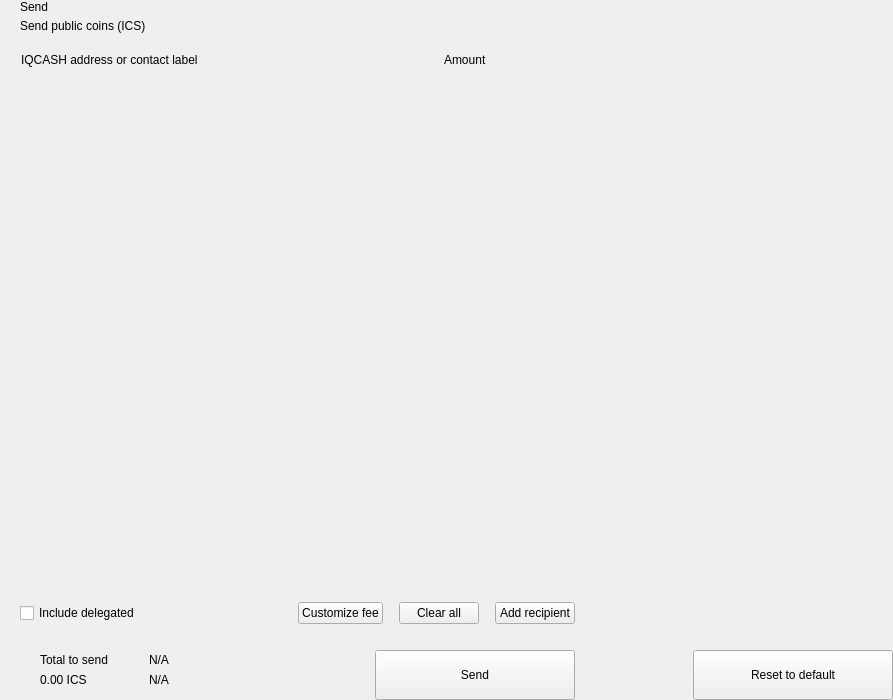
<?xml version="1.0" encoding="UTF-8"?>
<ui version="4.0">
 <class>send</class>
 <widget class="QWidget" name="send">
  <property name="geometry">
   <rect>
    <x>0</x>
    <y>0</y>
    <width>893</width>
    <height>700</height>
   </rect>
  </property>
  <property name="windowTitle">
   <string>Form</string>
  </property>
  <layout class="QHBoxLayout" name="horizontalLayout_2" stretch="2,1">
   <property name="spacing">
    <number>0</number>
   </property>
   <property name="leftMargin">
    <number>0</number>
   </property>
   <property name="topMargin">
    <number>0</number>
   </property>
   <property name="rightMargin">
    <number>0</number>
   </property>
   <property name="bottomMargin">
    <number>0</number>
   </property>
   <item>
    <widget class="QWidget" name="left" native="true">
     <layout class="QVBoxLayout" name="verticalLayout_3">
      <property name="spacing">
       <number>0</number>
      </property>
      <property name="leftMargin">
       <number>0</number>
      </property>
      <property name="topMargin">
       <number>0</number>
      </property>
      <property name="rightMargin">
       <number>0</number>
      </property>
      <property name="bottomMargin">
       <number>0</number>
      </property>
      <item>
       <layout class="QVBoxLayout" name="verticalLayout_22" stretch="0,0,0,1,0,0,0,0">
        <property name="spacing">
         <number>0</number>
        </property>
        <item>
         <layout class="QHBoxLayout" name="horizontalLayout_3">
          <property name="spacing">
           <number>0</number>
          </property>
          <property name="leftMargin">
           <number>20</number>
          </property>
          <property name="rightMargin">
           <number>20</number>
          </property>
          <item>
           <layout class="QVBoxLayout" name="verticalLayout">
            <property name="spacing">
             <number>5</number>
            </property>
            <item>
             <widget class="QLabel" name="labelTitle">
              <property name="text">
               <string>Send</string>
              </property>
              <property name="alignment">
               <set>Qt::AlignLeading|Qt::AlignLeft|Qt::AlignVCenter</set>
              </property>
             </widget>
            </item>
            <item>
             <widget class="QLabel" name="labelSubtitle1">
              <property name="text">
               <string>Send public coins (ICS)</string>
              </property>
             </widget>
            </item>
           </layout>
          </item>
          <item>
           <spacer name="horizontalSpacer">
            <property name="orientation">
             <enum>Qt::Horizontal</enum>
            </property>
            <property name="sizeHint" stdset="0">
             <size>
              <width>40</width>
              <height>20</height>
             </size>
            </property>
           </spacer>
          </item>
         </layout>
        </item>
        <item>
         <spacer name="verticalSpacer_2">
          <property name="orientation">
           <enum>Qt::Vertical</enum>
          </property>
          <property name="sizeType">
           <enum>QSizePolicy::Fixed</enum>
          </property>
          <property name="sizeHint" stdset="0">
           <size>
            <width>20</width>
            <height>20</height>
           </size>
          </property>
         </spacer>
        </item>
        <item>
         <layout class="QHBoxLayout" name="horizontalLayout" stretch="6,0,2">
          <property name="spacing">
           <number>0</number>
          </property>
          <property name="leftMargin">
           <number>10</number>
          </property>
          <property name="topMargin">
           <number>0</number>
          </property>
          <property name="rightMargin">
           <number>20</number>
          </property>
          <property name="bottomMargin">
           <number>0</number>
          </property>
          <item>
           <widget class="QLabel" name="labelSubtitleAddress">
            <property name="styleSheet">
             <string notr="true">margin-left:8px;</string>
            </property>
            <property name="text">
             <string>IQCASH address or contact label</string>
            </property>
           </widget>
          </item>
          <item>
           <spacer name="horizontalSpacer_3">
            <property name="orientation">
             <enum>Qt::Horizontal</enum>
            </property>
            <property name="sizeType">
             <enum>QSizePolicy::Fixed</enum>
            </property>
            <property name="sizeHint" stdset="0">
             <size>
              <width>40</width>
              <height>1</height>
             </size>
            </property>
           </spacer>
          </item>
          <item>
           <widget class="QLabel" name="labelSubtitleAmount">
            <property name="text">
             <string>Amount</string>
            </property>
           </widget>
          </item>
         </layout>
        </item>
        <item>
         <widget class="QScrollArea" name="scrollArea">
          <property name="minimumSize">
           <size>
            <width>0</width>
            <height>350</height>
           </size>
          </property>
          <property name="styleSheet">
           <string notr="true">#scrollArea {
            background:transparent;
            margin-top:10px;
}</string>
          </property>
          <property name="horizontalScrollBarPolicy">
           <enum>Qt::ScrollBarAlwaysOff</enum>
          </property>
          <property name="sizeAdjustPolicy">
           <enum>QAbstractScrollArea::AdjustIgnored</enum>
          </property>
          <property name="widgetResizable">
           <bool>true</bool>
          </property>
          <property name="alignment">
           <set>Qt::AlignLeading|Qt::AlignLeft|Qt::AlignTop</set>
          </property>
          <widget class="QWidget" name="scrollAreaWidgetContents">
           <property name="geometry">
            <rect>
             <x>0</x>
             <y>0</y>
             <width>591</width>
             <height>16</height>
            </rect>
           </property>
           <property name="sizePolicy">
            <sizepolicy hsizetype="Preferred" vsizetype="Maximum">
             <horstretch>0</horstretch>
             <verstretch>0</verstretch>
            </sizepolicy>
           </property>
           <property name="autoFillBackground">
            <bool>false</bool>
           </property>
           <property name="styleSheet">
            <string notr="true">#scrollAreaWidgetContents {
             background:transparent;
             }</string>
           </property>
           <layout class="QVBoxLayout" name="verticalLayout_7">
            <property name="spacing">
             <number>0</number>
            </property>
            <property name="sizeConstraint">
             <enum>QLayout::SetDefaultConstraint</enum>
            </property>
            <property name="leftMargin">
             <number>0</number>
            </property>
            <property name="topMargin">
             <number>0</number>
            </property>
            <property name="rightMargin">
             <number>0</number>
            </property>
            <property name="bottomMargin">
             <number>0</number>
            </property>
           </layout>
          </widget>
         </widget>
        </item>
        <item>
         <spacer name="verticalSpacer_4">
          <property name="orientation">
           <enum>Qt::Vertical</enum>
          </property>
          <property name="sizeType">
           <enum>QSizePolicy::Fixed</enum>
          </property>
          <property name="sizeHint" stdset="0">
           <size>
            <width>20</width>
            <height>20</height>
           </size>
          </property>
         </spacer>
        </item>
        <item>
         <layout class="QHBoxLayout" name="horizontalLayout_20">
          <property name="spacing">
           <number>6</number>
          </property>
          <property name="leftMargin">
           <number>20</number>
          </property>
          <property name="rightMargin">
           <number>20</number>
          </property>
          <item>
           <widget class="QCheckBox" name="checkBoxDelegations">
            <property name="layoutDirection">
             <enum>Qt::LeftToRight</enum>
            </property>
            <property name="text">
             <string>Include delegated</string>
            </property>
           </widget>
          </item>
          <item>
           <spacer name="horizontalSpacer_4">
            <property name="orientation">
             <enum>Qt::Horizontal</enum>
            </property>
            <property name="sizeHint" stdset="0">
             <size>
              <width>10</width>
              <height>20</height>
             </size>
            </property>
           </spacer>
          </item>
          <item>
           <widget class="QPushButton" name="pushButtonFee">
            <property name="focusPolicy">
             <enum>Qt::NoFocus</enum>
            </property>
            <property name="text">
             <string>Customize fee</string>
            </property>
           </widget>
          </item>
          <item>
           <spacer name="horizontalSpacer_11">
            <property name="orientation">
             <enum>Qt::Horizontal</enum>
            </property>
            <property name="sizeType">
             <enum>QSizePolicy::Minimum</enum>
            </property>
            <property name="sizeHint" stdset="0">
             <size>
              <width>10</width>
              <height>20</height>
             </size>
            </property>
           </spacer>
          </item>
          <item>
           <widget class="QPushButton" name="pushButtonClear">
            <property name="focusPolicy">
             <enum>Qt::NoFocus</enum>
            </property>
            <property name="layoutDirection">
             <enum>Qt::RightToLeft</enum>
            </property>
            <property name="text">
             <string>Clear all</string>
            </property>
           </widget>
          </item>
          <item>
           <spacer name="horizontalSpacer_6">
            <property name="orientation">
             <enum>Qt::Horizontal</enum>
            </property>
            <property name="sizeType">
             <enum>QSizePolicy::Fixed</enum>
            </property>
            <property name="sizeHint" stdset="0">
             <size>
              <width>10</width>
              <height>20</height>
             </size>
            </property>
           </spacer>
          </item>
          <item>
           <widget class="QPushButton" name="pushButtonAddRecipient">
            <property name="focusPolicy">
             <enum>Qt::NoFocus</enum>
            </property>
            <property name="text">
             <string>Add recipient</string>
            </property>
           </widget>
          </item>
         </layout>
        </item>
        <item>
         <spacer name="verticalSpacer">
          <property name="orientation">
           <enum>Qt::Vertical</enum>
          </property>
          <property name="sizeType">
           <enum>QSizePolicy::Fixed</enum>
          </property>
          <property name="sizeHint" stdset="0">
           <size>
            <width>20</width>
            <height>16</height>
           </size>
          </property>
         </spacer>
        </item>
        <item>
         <layout class="QHBoxLayout" name="horizontalLayout_7">
          <property name="rightMargin">
           <number>20</number>
          </property>
          <item>
           <layout class="QHBoxLayout" name="horizontalLayout_10">
            <property name="spacing">
             <number>0</number>
            </property>
            <property name="leftMargin">
             <number>8</number>
            </property>
            <item>
             <widget class="QStackedWidget" name="stackedWidget">
              <property name="minimumSize">
               <size>
                <width>0</width>
                <height>60</height>
               </size>
              </property>
              <property name="maximumSize">
               <size>
                <width>16777215</width>
                <height>60</height>
               </size>
              </property>
              <widget class="QWidget" name="page1">
               <layout class="QVBoxLayout" name="verticalLayout_71" stretch="0">
                <property name="spacing">
                 <number>6</number>
                </property>
                <property name="leftMargin">
                 <number>12</number>
                </property>
                <property name="topMargin">
                 <number>0</number>
                </property>
                <property name="rightMargin">
                 <number>0</number>
                </property>
                <property name="bottomMargin">
                 <number>0</number>
                </property>
                <item>
                 <widget class="QWidget" name="coinWidget" native="true">
                  <property name="minimumSize">
                   <size>
                    <width>0</width>
                    <height>60</height>
                   </size>
                  </property>
                  <property name="maximumSize">
                   <size>
                    <width>16777215</width>
                    <height>60</height>
                   </size>
                  </property>
                  <layout class="QHBoxLayout" name="horizontalLayout_9">
                   <property name="spacing">
                    <number>0</number>
                   </property>
                   <property name="leftMargin">
                    <number>20</number>
                   </property>
                   <property name="topMargin">
                    <number>10</number>
                   </property>
                   <property name="rightMargin">
                    <number>20</number>
                   </property>
                   <property name="bottomMargin">
                    <number>10</number>
                   </property>
                   <item>
                    <layout class="QVBoxLayout" name="verticalSend">
                     <property name="spacing">
                      <number>0</number>
                     </property>
                     <item>
                      <widget class="QLabel" name="labelTitleTotalSend">
                       <property name="text">
                        <string>Total to send</string>
                       </property>
                      </widget>
                     </item>
                     <item>
                      <widget class="QLabel" name="labelAmountSend">
                       <property name="text">
                        <string notr="true">0.00 ICS</string>
                       </property>
                      </widget>
                     </item>
                    </layout>
                   </item>
                   <item>
                    <spacer name="horizontalSpacer_9">
                     <property name="orientation">
                      <enum>Qt::Horizontal</enum>
                     </property>
                     <property name="sizeType">
                      <enum>QSizePolicy::Fixed</enum>
                     </property>
                     <property name="sizeHint" stdset="0">
                      <size>
                       <width>20</width>
                       <height>20</height>
                      </size>
                     </property>
                    </spacer>
                   </item>
                   <item>
                    <widget class="QLabel" name="labelLine">
                     <property name="minimumSize">
                      <size>
                       <width>1</width>
                       <height>0</height>
                      </size>
                     </property>
                     <property name="maximumSize">
                      <size>
                       <width>1</width>
                       <height>16777215</height>
                      </size>
                     </property>
                     <property name="text">
                      <string/>
                     </property>
                    </widget>
                   </item>
                   <item>
                    <spacer name="horizontalSpacer_10">
                     <property name="orientation">
                      <enum>Qt::Horizontal</enum>
                     </property>
                     <property name="sizeType">
                      <enum>QSizePolicy::Fixed</enum>
                     </property>
                     <property name="sizeHint" stdset="0">
                      <size>
                       <width>20</width>
                       <height>20</height>
                      </size>
                     </property>
                    </spacer>
                   </item>
                   <item>
                    <layout class="QVBoxLayout" name="verticalRemaining">
                     <property name="spacing">
                      <number>0</number>
                     </property>
                     <item>
                      <widget class="QLabel" name="labelTitleTotalRemaining">
                       <property name="text">
                        <string notr="true">N/A</string>
                       </property>
                      </widget>
                     </item>
                     <item>
                      <widget class="QLabel" name="labelAmountRemaining">
                       <property name="text">
                        <string notr="true">N/A</string>
                       </property>
                      </widget>
                     </item>
                    </layout>
                   </item>
                  </layout>
                 </widget>
                </item>
               </layout>
              </widget>
              <widget class="QWidget" name="page_2"/>
             </widget>
            </item>
           </layout>
          </item>
          <item>
           <spacer name="horizontalSpacer_5">
            <property name="orientation">
             <enum>Qt::Horizontal</enum>
            </property>
            <property name="sizeType">
             <enum>QSizePolicy::Expanding</enum>
            </property>
            <property name="sizeHint" stdset="0">
             <size>
              <width>40</width>
              <height>20</height>
             </size>
            </property>
           </spacer>
          </item>
          <item alignment="Qt::AlignBottom">
           <widget class="QPushButton" name="pushButtonSave">
            <property name="minimumSize">
             <size>
              <width>200</width>
              <height>50</height>
             </size>
            </property>
            <property name="maximumSize">
             <size>
              <width>200</width>
              <height>50</height>
             </size>
            </property>
            <property name="focusPolicy">
             <enum>Qt::NoFocus</enum>
            </property>
            <property name="text">
             <string>Send</string>
            </property>
           </widget>
          </item>
         </layout>
        </item>
       </layout>
      </item>
     </layout>
    </widget>
   </item>
   <item>
    <widget class="QWidget" name="right" native="true">
     <layout class="QVBoxLayout" name="verticalLayout_5">
      <property name="leftMargin">
       <number>0</number>
      </property>
      <property name="topMargin">
       <number>0</number>
      </property>
      <property name="rightMargin">
       <number>0</number>
      </property>
      <property name="bottomMargin">
       <number>0</number>
      </property>
      <item>
       <layout class="QVBoxLayout" name="verticalLayout_4">
        <property name="spacing">
         <number>6</number>
        </property>
        <item>
         <widget class="OptionButton" name="btnCoinControl" native="true">
          <property name="minimumSize">
           <size>
            <width>0</width>
            <height>50</height>
           </size>
          </property>
         </widget>
        </item>
        <item>
         <widget class="OptionButton" name="btnChangeAddress" native="true">
          <property name="minimumSize">
           <size>
            <width>0</width>
            <height>50</height>
           </size>
          </property>
         </widget>
        </item>
        <item>
         <widget class="OptionButton" name="btnUri" native="true">
          <property name="minimumSize">
           <size>
            <width>0</width>
            <height>50</height>
           </size>
          </property>
         </widget>
        </item>
        <item>
         <spacer name="verticalSpacer_5">
          <property name="orientation">
           <enum>Qt::Vertical</enum>
          </property>
          <property name="sizeHint" stdset="0">
           <size>
            <width>20</width>
            <height>40</height>
           </size>
          </property>
         </spacer>
        </item>
        <item>
         <layout class="QHBoxLayout" name="horizontalLayout_8">
          <item>
           <spacer name="horizontalSpacer_7">
            <property name="orientation">
             <enum>Qt::Horizontal</enum>
            </property>
            <property name="sizeHint" stdset="0">
             <size>
              <width>40</width>
              <height>20</height>
             </size>
            </property>
           </spacer>
          </item>
          <item>
           <widget class="QPushButton" name="pushButtonReset">
            <property name="minimumSize">
             <size>
              <width>200</width>
              <height>50</height>
             </size>
            </property>
            <property name="maximumSize">
             <size>
              <width>200</width>
              <height>50</height>
             </size>
            </property>
            <property name="focusPolicy">
             <enum>Qt::NoFocus</enum>
            </property>
            <property name="text">
             <string>Reset to default</string>
            </property>
           </widget>
          </item>
         </layout>
        </item>
       </layout>
      </item>
     </layout>
    </widget>
   </item>
  </layout>
 </widget>
 <customwidgets>
  <customwidget>
   <class>OptionButton</class>
   <extends>QWidget</extends>
   <header>qt/iqcash/optionbutton.h</header>
   <container>1</container>
  </customwidget>
 </customwidgets>
 <resources/>
 <connections/>
</ui>
